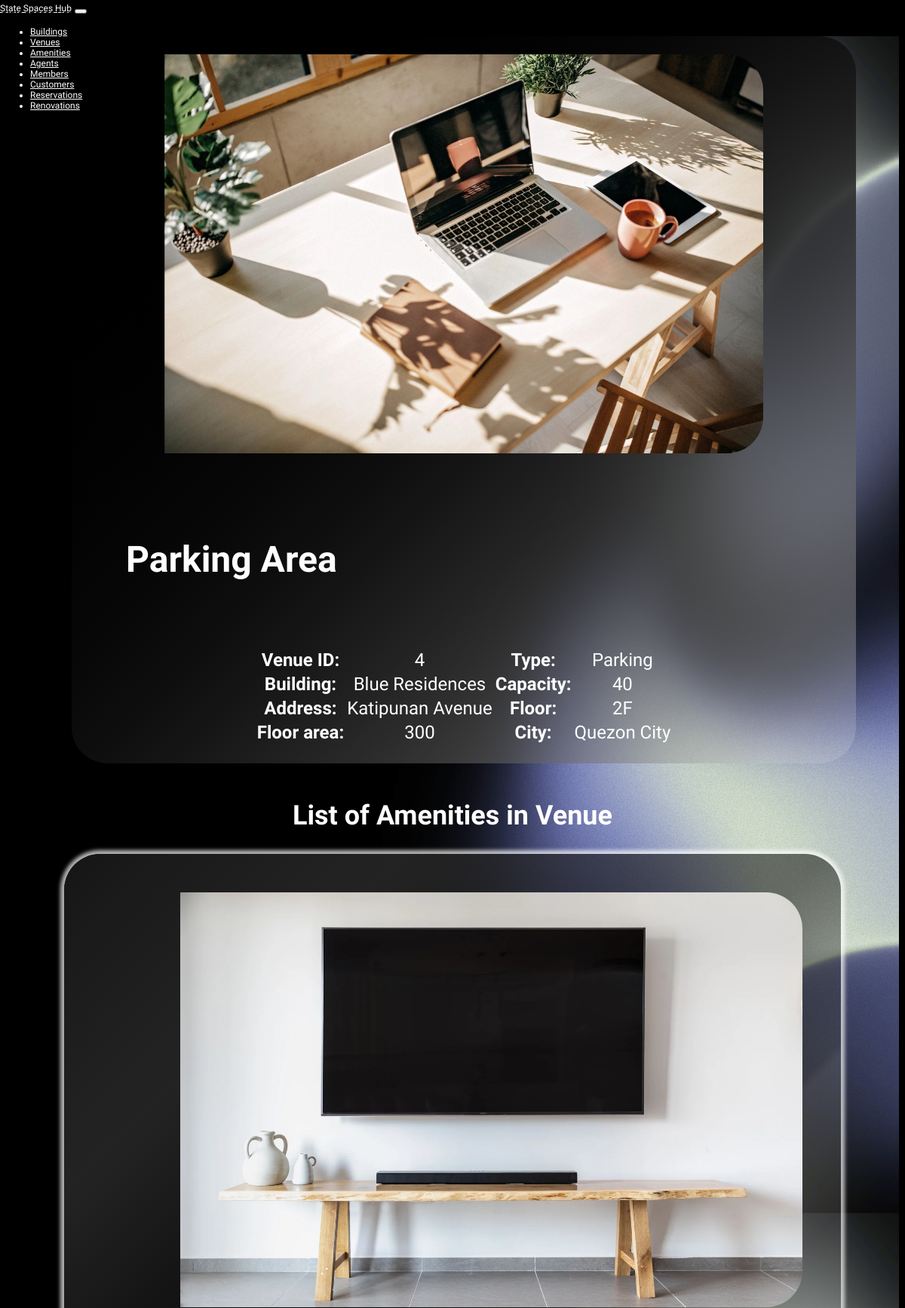
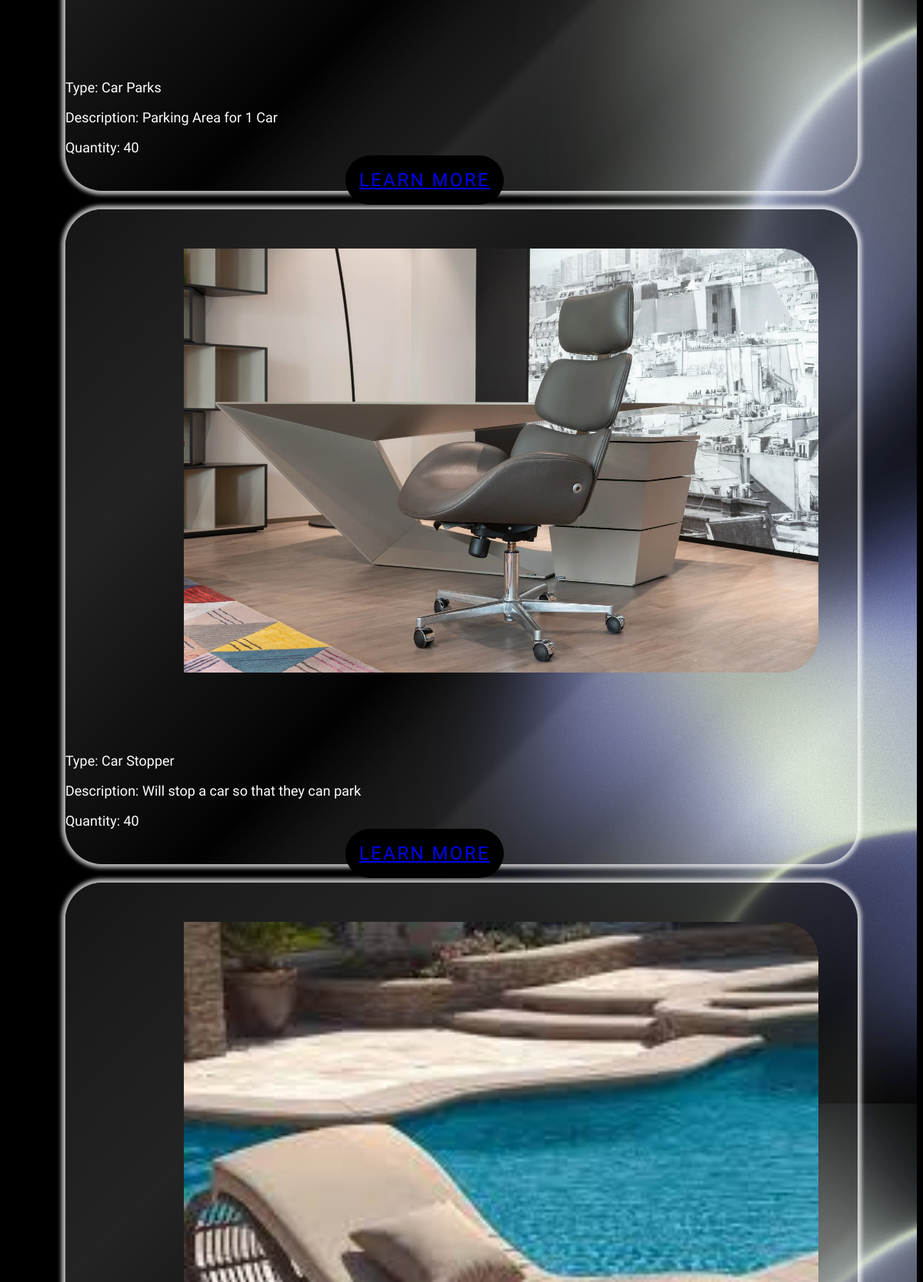
Page /venue/4 (upper part) on the committed database (2 pictures, top to bottom).
### StateSpacesHub/models.py (models this page shows, shortened)
class Venue(models.Model):
    STATUS_CHOICES = [
        ("A", "Available"),
        ("R", "Reserved"),
        ("U", "Under Renovation"),
    ]
    building = models.ForeignKey(Building, on_delete=models.CASCADE, related_name='venues')
    venue_name = models.CharField(max_length=255, null=False)
    venue_type = models.CharField(max_length=255, null=True, default="None")
    venue_floor = models.CharField(max_length=50,null=False)
    venue_floor_area = models.PositiveIntegerField(null=False)
    venue_capacity = models.PositiveIntegerField(null=False)
    venue_status = models.CharField(
        max_length=1,
        choices=STATUS_CHOICES,
        default="A"
    )

class Building(models.Model):
    building_name = models.CharField(max_length=255, null=False)
    building_address = models.CharField(max_length=255, null=False)
    building_city = models.CharField(max_length=255, null=False)

class Amenity(models.Model):
    venue = models.ForeignKey(Venue, on_delete=models.CASCADE, related_name='amenities')  # Tied to one Venue
    amenity_type = models.CharField(max_length=255, null=False)
    amenity_description = models.TextField(null=False)
    amenity_quantity = models.PositiveIntegerField(null=False, default=1)
    def get_absolute_url(self):
        return reverse('StateSpacesHub:amenity_detail', kwargs={'pk': self.pk})

### StateSpacesHub/views.py (the view)
# urls.py: path('venue/<int:pk>', VenueDetailView.as_view(), name='venue_detail'),
class VenueDetailView(DetailView):
    model = Venue
    template_name = 'venue/VenueDetail.html'
    def get_context_data(self, **kwargs):
        context = super().get_context_data(**kwargs)
        venue = self.get_object()
        context['amenities'] = venue.amenities.all()
        context['building'] = venue.building
        context['total_amenities'] = venue.amenities.count()
        return context

### templates/venue/venueDetail.html (shortened to what this page needs)
{% extends "base.html" %}
{% load static %}
{% block css %}
  <link rel="stylesheet" href="{% static 'venue/detail.css' %}">
{% endblock css %}
{% block content %}
  <section class="venue-detail">
    <div class="row">
      <div class="col-md-12">
        <div class="translucent-card">
          <img src="{% static 'venue/detail.webp' %}"
               class="card-img-top"
               alt="{{ venue.venue_name }} Image">
          <h2>{{ venue.venue_name }}</h2>
          <table class="table table-bordered">
            <tbody>
              <tr>
                <th>Venue ID:</th>
                <td>{{ venue.pk }}</td>
                <th>Type:</th>
                <td>{{ venue.venue_type }}</td>
              </tr>
              <tr>
                <th>Building:</th>
                <td>{{ venue.building.building_name }}</td>
                <th>Capacity:</th>
                <td>{{ venue.venue_capacity }}</td>
              </tr>
              <tr>
                <th>Address:</th>
                <td>{{ venue.building.building_address }}</td>
                <th>Floor:</th>
                <td>{{ venue.venue_floor }}</td>
              </tr>
              <tr>
                <th>Floor area:</th>
                <td>{{ venue.venue_floor_area }}</td>
                <th>City:</th>
                <td>{{ venue.building.building_city }}</td>
              </tr>
            </tbody>
          </table>
        </div>
      </div>
    </div>
    <h1>List of Amenities in Venue</h1>
    {% for amenity in venue.amenities.all %}
      <div class="card">
        <div class="row" >
          <div class="col-sm-6">
            <img class="amenity_image card-img-top"
                 src="http://127.0.0.1:8000/static/amenity/{{ forloop.counter }}.webp"
                 alt="{{ amenity.amenity_name }}">
          </div>
          <div class="col-sm-6">
            <div class="card-body">
              <p>Type: {{ amenity.amenity_type }}</p>
              <p>Description: {{ amenity.amenity_description }}</p>
              <p>Quantity: {{ amenity.amenity_quantity }}</p>
              <a href="{{ amenity.get_absolute_url }}" class="btn btn-dark button">LEARN MORE</a>
            </div>
          </div>
        </div>
      </div>
    {% endfor %}
</section>
{% endblock content %}

### static/base.css (style rules this page uses)
body { background-color:black; color:white; font-family: Questrial; }
h2 { color: white; font-family: Questrial; font-size: 3vw; margin-top:5vw; }

### static/venue/detail.css (style rules this page uses)
.venue-detail { background-image: url("bg.png"); background-size: contain; background-position: top; background-repeat: repeat; text-align: center; width:100%; min-height: 131.7vw; }
.venue-detail .row { margin-top: 20px; }
.venue-detail .card { border-radius: 4vw; border: none; background: linear-gradient(135deg, rgba(21,21,21,1) 0%,rgba(30,30,30,0.92) 9%,rgba(45,45,45,0.78) 24%,rgba(19,19,19,0.57) 47%,rgba(3,3,3,0.51) 54%,rgba(46,46,46,0.45) 61%,rgba(73,73,73,0.39) 68%,rgba(104,104,104,0.38) 69%,rgba(104,104,104,0.28) 80%,rgba(255,255,255,0.2) 89%,rgba(255,255,255,0.1) 100%); box-shadow: 0 0 5px 5px rgba(255,255,255, 0.7); transition: transform 0.2s; width: 87%; margin:auto; margin-bottom:2vw; min-height:300px; }
.col-md-12 { margin:0.75vw; }
.venue-detail .card-img-top { height: 200px; object-fit: cover; }
.venue-detail .card-body p { font-size: 1.5vw; font-family: Questrial; color: white; text-align:left; }
.button { background-color: black; width:90% ; padding: 1.5vw 1.5vw; font-size:2vw; font-family: Hanken Grotesk; text-transform: capitalize; border-radius:4vw; letter-spacing: 0.2vw; margin-left:-8vw; }
.amenity_image { width: 90%; margin-top:5% !important; height: 80%; margin:auto; object-fit: cover; border-radius: 4vw; }
.table, tr, th, td { border:0 !important; font-size: 2vw; margin:auto; text-align: center; }
.translucent-card { background-image: linear-gradient(135deg, rgb(0% 0% 0%) 0%, rgb(0.002% 0.002% 0.002% / 0.9999867248535156) 6.25%, rgb(0.024% 0.024% 0.024% / 0.99978759765625) 12.5%, rgb(0.124% 0.124% 0.124% / 0.9989247131347656) 18.75%, rgb(0.391% 0.391% 0.391% / 0.9966015625) 25%, rgb(0.954% 0.954% 0.954% / 0.9917030334472656) 31.25%, rgb(1.978% 1.978% 1.978% / 0.98279541015625) 37.5%, rgb(3.664% 3.664% 3.664% / 0.9681263732910156) 43.75%, rgb(6.25% 6.25% 6.25% / 0.945625) 50%, rgb(10.011% 10.011% 10.011% / 0.9129017639160156) 56.25%, rgb(15.259% 15.259% 15.259% / 0.86724853515625) 62.5%, rgb(22.34% 22.34% 22.34% / 0.8056385803222657) 68.75%, rgb(31.641% 31.641% 31.641% / 0.7247265625) 75%, rgb(43.581% 43.581% 43.581% / 0.6208485412597656) 81.25%, rgb(58.618% 58.618% 58.618% / 0.49002197265625) 87.5%, rgb(77.248% 77.248% 77.248% / 0.3279457092285156) 93.75%, rgb(100% 100% 100% / 0.13) 100% ); border-radius: 4vw; color:white; text-align: left; margin: 4vw; margin-left: 6.5vw !important; padding:2vw; }
.translucent-card h2 { font-size: 4vw; font-family: Questrial; padding:4vw; }
.venue-detail h1 { font-size: 3vw; font-family: Questrial; color: white; text-align: center; }
.venue-detail .card-img-top { width: 80%; padding-left:10%; height: 80%; object-fit: cover; border-radius: 4vw; }

### rows in the picture
Venue: venue_name "Parking Area", pk "4", venue_type "Parking", building.building_name "Blue Residences", venue_capacity "40", building.building_address "Katipunan Avenue", venue_floor "2F", venue_floor_area "300", building.building_city "Quezon City"
Amenity: shows a picture, amenity_type "Car Parks", amenity_description "Parking Area for 1 Car", amenity_quantity "40"
Amenity: shows a picture, amenity_type "Car Stopper", amenity_description "Will stop a car so that they can park", amenity_quantity "40"
Amenity: shows a picture
